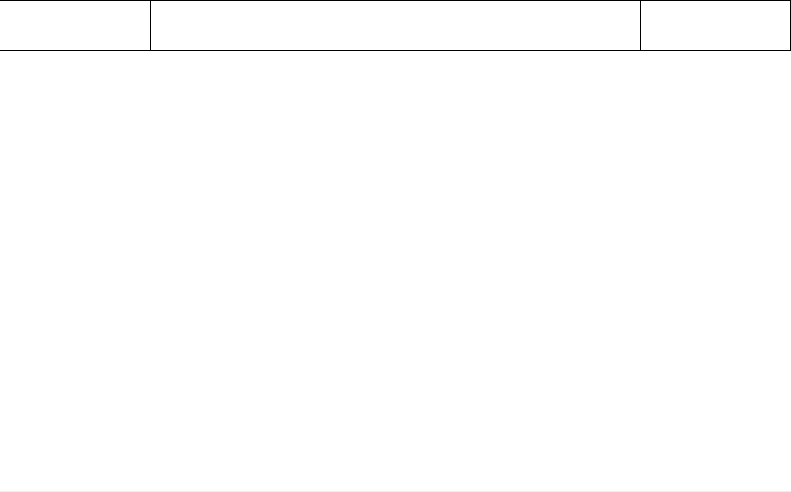
<?xml version="1.0" encoding="UTF-8"?>
<ui version="4.0">
 <class>Form</class>
 <widget class="QWidget" name="Form">
  <property name="geometry">
   <rect>
    <x>0</x>
    <y>0</y>
    <width>791</width>
    <height>492</height>
   </rect>
  </property>
  <property name="windowTitle">
   <string>Form</string>
  </property>
  <widget class="QFrame" name="frame">
   <property name="geometry">
    <rect>
     <x>0</x>
     <y>0</y>
     <width>791</width>
     <height>491</height>
    </rect>
   </property>
   <property name="styleSheet">
    <string notr="true">background-color: white;
color: black;
border: 1.0px solid black;
padding: 2px;
</string>
   </property>
   <property name="frameShape">
    <enum>QFrame::StyledPanel</enum>
   </property>
   <property name="frameShadow">
    <enum>QFrame::Raised</enum>
   </property>
   <widget class="QWidget" name="widget_graph" native="true">
    <property name="geometry">
     <rect>
      <x>-80</x>
      <y>10</y>
      <width>941</width>
      <height>511</height>
     </rect>
    </property>
   </widget>
   <widget class="QLabel" name="explain_widget">
    <property name="geometry">
     <rect>
      <x>-10</x>
      <y>0</y>
      <width>801</width>
      <height>51</height>
     </rect>
    </property>
    <property name="text">
     <string/>
    </property>
   </widget>
   <widget class="QLabel" name="ex_label">
    <property name="geometry">
     <rect>
      <x>150</x>
      <y>0</y>
      <width>491</width>
      <height>51</height>
     </rect>
    </property>
    <property name="font">
     <font>
      <pointsize>15</pointsize>
     </font>
    </property>
    <property name="text">
     <string/>
    </property>
    <property name="alignment">
     <set>Qt::AlignCenter</set>
    </property>
   </widget>
  </widget>
 </widget>
 <resources/>
 <connections/>
</ui>
